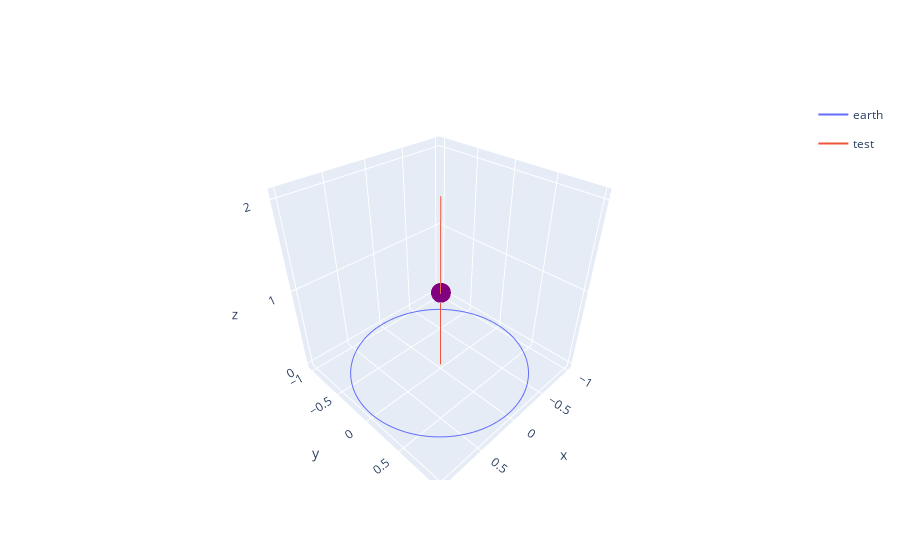

Notebook code cell kept with this figure:
### Code cell
plotter = cplt.Plotter({"env": tf_env})
plotter.draw("3d", zrange=None)

### Figure 1 — Plotly figure (JSON) as saved in the notebook; plotly's stock layout.template omitted (floating-point values rounded to 4 significant figures; data arrays with more than 128 entries replaced by an {"elided": "..."} marker saying what was removed)
{"data": [{"hovertemplate": "x=%{x}<br>y=%{y}<br>z=%{z}<br>size=%{marker.size}<extra></extra>", "legendgroup": "", "marker": {"color": "purple", "size": {"elided": "366 int values"}, "sizemode": "area", "sizeref": 0.0025, "symbol": "circle"}, "mode": "markers", "name": "", "scene": "scene", "showlegend": false, "type": "scatter3d", "x": {"elided": "366 int values"}, "y": {"elided": "366 int values"}, "z": {"elided": "366 int values"}}, {"hovertemplate": "body=earth<br>x=%{x}<br>y=%{y}<br>z=%{z}<extra></extra>", "legendgroup": "earth", "line": {"color": "#636efa", "dash": "solid"}, "marker": {"symbol": "circle"}, "mode": "lines", "name": "earth", "scene": "scene", "showlegend": true, "type": "scatter3d", "x": {"elided": "366 float values"}, "y": {"elided": "366 float values"}, "z": {"elided": "366 float values"}}, {"hovertemplate": "body=test<br>x=%{x}<br>y=%{y}<br>z=%{z}<extra></extra>", "legendgroup": "test", "line": {"color": "#EF553B", "dash": "solid"}, "marker": {"symbol": "circle"}, "mode": "lines", "name": "test", "scene": "scene", "showlegend": true, "type": "scatter3d", "x": {"elided": "366 float values"}, "y": {"elided": "366 float values"}, "z": {"elided": "366 float values"}}], "layout": {"scene": {"zaxis": {"nticks": 4}}}}
